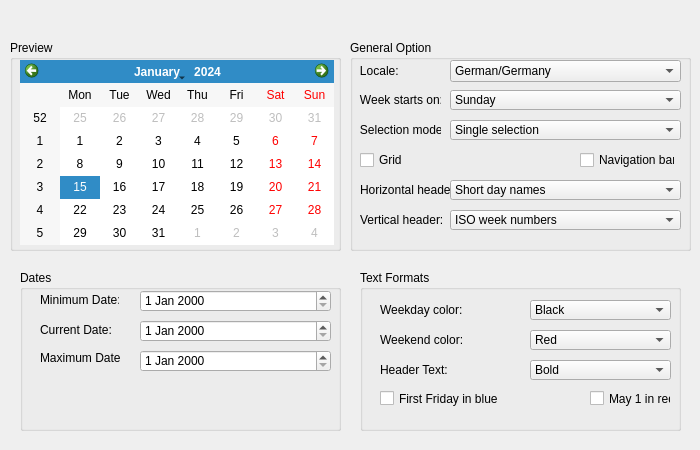
<?xml version="1.0" encoding="UTF-8"?>
<ui version="4.0">
 <class>Form</class>
 <widget class="QWidget" name="Form">
  <property name="geometry">
   <rect>
    <x>0</x>
    <y>0</y>
    <width>700</width>
    <height>450</height>
   </rect>
  </property>
  <property name="windowTitle">
   <string>Form</string>
  </property>
  <widget class="QGroupBox" name="groupBox">
   <property name="geometry">
    <rect>
     <x>10</x>
     <y>40</y>
     <width>331</width>
     <height>211</height>
    </rect>
   </property>
   <property name="title">
    <string>Preview</string>
   </property>
   <widget class="QWidget" name="verticalLayoutWidget">
    <property name="geometry">
     <rect>
      <x>10</x>
      <y>20</y>
      <width>314</width>
      <height>185</height>
     </rect>
    </property>
    <layout class="QVBoxLayout" name="verticalLayout">
     <item>
      <widget class="QCalendarWidget" name="calendarWidget"/>
     </item>
    </layout>
   </widget>
  </widget>
  <widget class="QGroupBox" name="groupBox_2">
   <property name="geometry">
    <rect>
     <x>350</x>
     <y>40</y>
     <width>341</width>
     <height>211</height>
    </rect>
   </property>
   <property name="title">
    <string>General Option</string>
   </property>
   <widget class="QWidget" name="verticalLayoutWidget_2">
    <property name="geometry">
     <rect>
      <x>100</x>
      <y>20</y>
      <width>231</width>
      <height>22</height>
     </rect>
    </property>
    <layout class="QVBoxLayout" name="verticalLayout_2">
     <item>
      <widget class="QComboBox" name="comboBox_4">
       <item>
        <property name="text">
         <string>German/Germany</string>
        </property>
       </item>
       <item>
        <property name="text">
         <string>Indonesia/Indonesian</string>
        </property>
       </item>
       <item>
        <property name="text">
         <string>Brazil/Brazilian</string>
        </property>
       </item>
      </widget>
     </item>
    </layout>
   </widget>
   <widget class="QWidget" name="verticalLayoutWidget_3">
    <property name="geometry">
     <rect>
      <x>0</x>
      <y>20</y>
      <width>81</width>
      <height>21</height>
     </rect>
    </property>
    <layout class="QVBoxLayout" name="verticalLayout_3">
     <item>
      <widget class="QLabel" name="label_4">
       <property name="text">
        <string>   Locale: </string>
       </property>
      </widget>
     </item>
    </layout>
   </widget>
   <widget class="QLabel" name="label_7">
    <property name="geometry">
     <rect>
      <x>0</x>
      <y>50</y>
      <width>91</width>
      <height>19</height>
     </rect>
    </property>
    <property name="text">
     <string>   Week starts on:</string>
    </property>
   </widget>
   <widget class="QComboBox" name="comboBox_2">
    <property name="geometry">
     <rect>
      <x>100</x>
      <y>50</y>
      <width>231</width>
      <height>20</height>
     </rect>
    </property>
    <item>
     <property name="text">
      <string>Sunday</string>
     </property>
    </item>
    <item>
     <property name="text">
      <string>Monday</string>
     </property>
    </item>
    <item>
     <property name="text">
      <string>Saturday</string>
     </property>
    </item>
   </widget>
   <widget class="QLabel" name="label_8">
    <property name="geometry">
     <rect>
      <x>0</x>
      <y>80</y>
      <width>91</width>
      <height>19</height>
     </rect>
    </property>
    <property name="text">
     <string>   Selection mode:</string>
    </property>
   </widget>
   <widget class="QComboBox" name="comboBox_3">
    <property name="geometry">
     <rect>
      <x>100</x>
      <y>80</y>
      <width>231</width>
      <height>20</height>
     </rect>
    </property>
    <item>
     <property name="text">
      <string>Single selection</string>
     </property>
    </item>
    <item>
     <property name="text">
      <string>Double selection</string>
     </property>
    </item>
   </widget>
   <widget class="QWidget" name="verticalLayoutWidget_4">
    <property name="geometry">
     <rect>
      <x>10</x>
      <y>110</y>
      <width>71</width>
      <height>21</height>
     </rect>
    </property>
    <layout class="QVBoxLayout" name="verticalLayout_4">
     <item>
      <widget class="QCheckBox" name="checkBox">
       <property name="text">
        <string>Grid</string>
       </property>
      </widget>
     </item>
    </layout>
   </widget>
   <widget class="QWidget" name="verticalLayoutWidget_5">
    <property name="geometry">
     <rect>
      <x>230</x>
      <y>110</y>
      <width>95</width>
      <height>21</height>
     </rect>
    </property>
    <layout class="QVBoxLayout" name="verticalLayout_5">
     <item>
      <widget class="QCheckBox" name="checkBox_2">
       <property name="text">
        <string>Navigation bar</string>
       </property>
      </widget>
     </item>
    </layout>
   </widget>
   <widget class="QComboBox" name="comboBox_5">
    <property name="geometry">
     <rect>
      <x>100</x>
      <y>140</y>
      <width>231</width>
      <height>20</height>
     </rect>
    </property>
    <item>
     <property name="text">
      <string>Short day names</string>
     </property>
    </item>
    <item>
     <property name="text">
      <string>Short year names</string>
     </property>
    </item>
   </widget>
   <widget class="QLabel" name="label_9">
    <property name="geometry">
     <rect>
      <x>10</x>
      <y>140</y>
      <width>91</width>
      <height>19</height>
     </rect>
    </property>
    <property name="text">
     <string>Horizontal header:</string>
    </property>
   </widget>
   <widget class="QLabel" name="label_10">
    <property name="geometry">
     <rect>
      <x>10</x>
      <y>170</y>
      <width>91</width>
      <height>19</height>
     </rect>
    </property>
    <property name="text">
     <string>Vertical header:</string>
    </property>
   </widget>
   <widget class="QComboBox" name="comboBox_6">
    <property name="geometry">
     <rect>
      <x>100</x>
      <y>170</y>
      <width>231</width>
      <height>20</height>
     </rect>
    </property>
    <item>
     <property name="text">
      <string>ISO week numbers</string>
     </property>
    </item>
    <item>
     <property name="text">
      <string>ISO year number</string>
     </property>
    </item>
   </widget>
  </widget>
  <widget class="QGroupBox" name="groupBox_3">
   <property name="geometry">
    <rect>
     <x>20</x>
     <y>270</y>
     <width>321</width>
     <height>161</height>
    </rect>
   </property>
   <property name="title">
    <string>Dates</string>
   </property>
   <widget class="QLabel" name="label_3">
    <property name="geometry">
     <rect>
      <x>20</x>
      <y>80</y>
      <width>81</width>
      <height>16</height>
     </rect>
    </property>
    <property name="text">
     <string>Maximum Date:</string>
    </property>
   </widget>
   <widget class="QDateEdit" name="dateEdit">
    <property name="geometry">
     <rect>
      <x>120</x>
      <y>20</y>
      <width>191</width>
      <height>22</height>
     </rect>
    </property>
   </widget>
   <widget class="QDateEdit" name="dateEdit_2">
    <property name="geometry">
     <rect>
      <x>120</x>
      <y>50</y>
      <width>191</width>
      <height>22</height>
     </rect>
    </property>
   </widget>
   <widget class="QDateEdit" name="dateEdit_3">
    <property name="geometry">
     <rect>
      <x>120</x>
      <y>80</y>
      <width>191</width>
      <height>22</height>
     </rect>
    </property>
   </widget>
   <widget class="QLabel" name="label_5">
    <property name="geometry">
     <rect>
      <x>20</x>
      <y>20</y>
      <width>79</width>
      <height>19</height>
     </rect>
    </property>
    <property name="text">
     <string>Minimum Date:</string>
    </property>
   </widget>
   <widget class="QLabel" name="label_6">
    <property name="geometry">
     <rect>
      <x>20</x>
      <y>50</y>
      <width>79</width>
      <height>19</height>
     </rect>
    </property>
    <property name="text">
     <string>Current Date:</string>
    </property>
   </widget>
  </widget>
  <widget class="QGroupBox" name="groupBox_4">
   <property name="geometry">
    <rect>
     <x>360</x>
     <y>270</y>
     <width>321</width>
     <height>161</height>
    </rect>
   </property>
   <property name="title">
    <string>Text Formats</string>
   </property>
   <widget class="QLabel" name="label_11">
    <property name="geometry">
     <rect>
      <x>20</x>
      <y>30</y>
      <width>91</width>
      <height>19</height>
     </rect>
    </property>
    <property name="text">
     <string>Weekday color:</string>
    </property>
   </widget>
   <widget class="QLabel" name="label_12">
    <property name="geometry">
     <rect>
      <x>20</x>
      <y>60</y>
      <width>91</width>
      <height>19</height>
     </rect>
    </property>
    <property name="text">
     <string>Weekend color:</string>
    </property>
   </widget>
   <widget class="QLabel" name="label_13">
    <property name="geometry">
     <rect>
      <x>20</x>
      <y>90</y>
      <width>91</width>
      <height>19</height>
     </rect>
    </property>
    <property name="text">
     <string>Header Text:</string>
    </property>
   </widget>
   <widget class="QComboBox" name="comboBox_7">
    <property name="geometry">
     <rect>
      <x>170</x>
      <y>30</y>
      <width>141</width>
      <height>20</height>
     </rect>
    </property>
    <item>
     <property name="text">
      <string>Black</string>
     </property>
    </item>
    <item>
     <property name="text">
      <string>Red</string>
     </property>
    </item>
    <item>
     <property name="text">
      <string>White</string>
     </property>
    </item>
   </widget>
   <widget class="QComboBox" name="comboBox_8">
    <property name="geometry">
     <rect>
      <x>170</x>
      <y>60</y>
      <width>141</width>
      <height>20</height>
     </rect>
    </property>
    <item>
     <property name="text">
      <string>Red</string>
     </property>
    </item>
    <item>
     <property name="text">
      <string>Black</string>
     </property>
    </item>
    <item>
     <property name="text">
      <string>White</string>
     </property>
    </item>
   </widget>
   <widget class="QComboBox" name="comboBox_9">
    <property name="geometry">
     <rect>
      <x>170</x>
      <y>90</y>
      <width>141</width>
      <height>20</height>
     </rect>
    </property>
    <item>
     <property name="text">
      <string>Bold</string>
     </property>
    </item>
    <item>
     <property name="text">
      <string>Italic</string>
     </property>
    </item>
    <item>
     <property name="text">
      <string>Underline</string>
     </property>
    </item>
   </widget>
   <widget class="QCheckBox" name="checkBox_3">
    <property name="geometry">
     <rect>
      <x>20</x>
      <y>120</y>
      <width>121</width>
      <height>17</height>
     </rect>
    </property>
    <property name="text">
     <string>First Friday in blue</string>
    </property>
   </widget>
   <widget class="QCheckBox" name="checkBox_4">
    <property name="geometry">
     <rect>
      <x>230</x>
      <y>120</y>
      <width>81</width>
      <height>17</height>
     </rect>
    </property>
    <property name="text">
     <string>May 1 in red</string>
    </property>
   </widget>
  </widget>
 </widget>
 <resources/>
 <connections/>
</ui>
